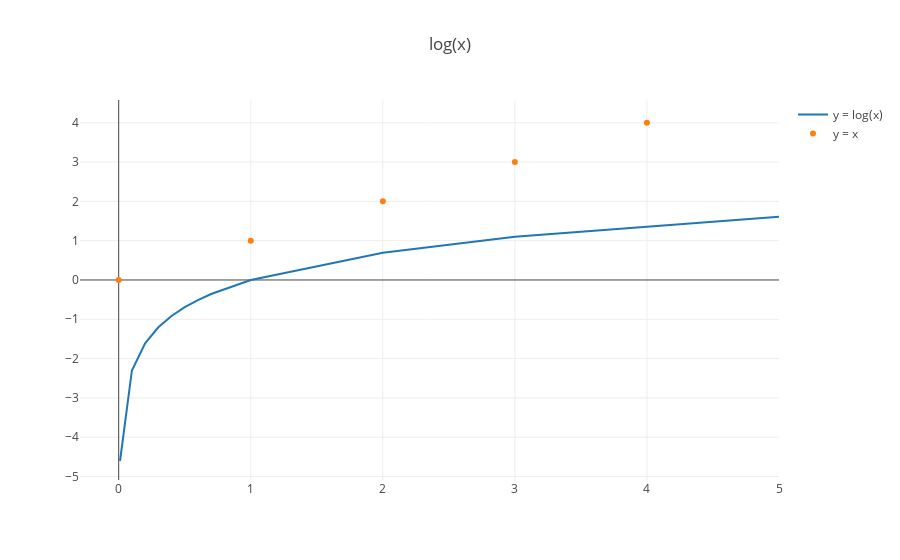

The notebook cell saved with this chart:
### Markdown cell above
And we plot the log like so:

### Code cell
x_values = [.01, .1, .2, .3, .4, .5, .6, .7, 1, 2, 3, 5]
log_values = np.log(x_values)
log_trace = trace_values(x_values, log_values, mode = 'lines', name = 'y = log(x)')
x_is_y = trace_values(list(range(0, 5)), list(range(0, 5)), name = 'y = x')
plot([log_trace, x_is_y], layout = {'title': 'log(x)', })

### Figure 1 — Plotly figure (JSON) as saved in the notebook; plotly's stock layout.template omitted (floating-point values rounded to 4 significant figures)
{"data": [{"mode": "lines", "name": "y = log(x)", "text": [], "type": "scatter", "uid": "9680cef1-4aa7-4093-829a-293f8ab96ede", "x": [0.01, 0.1, 0.2, 0.3, 0.4, 0.5, 0.6, 0.7, 1, 2, 3, 5], "y": [-4.605, -2.303, -1.609, -1.204, -0.9163, -0.6931, -0.5108, -0.3567, 0, 0.6931, 1.099, 1.609]}, {"mode": "markers", "name": "y = x", "text": [], "type": "scatter", "uid": "2bfba421-e2b9-4165-8ac9-efbb095906f6", "x": [0, 1, 2, 3, 4], "y": [0, 1, 2, 3, 4]}], "layout": {"autosize": true, "title": {"text": "log(x)"}, "xaxis": {"autorange": true, "range": [-0.2901, 5], "type": "linear"}, "yaxis": {"autorange": true, "range": [-5.091, 4.62], "type": "linear"}}}
